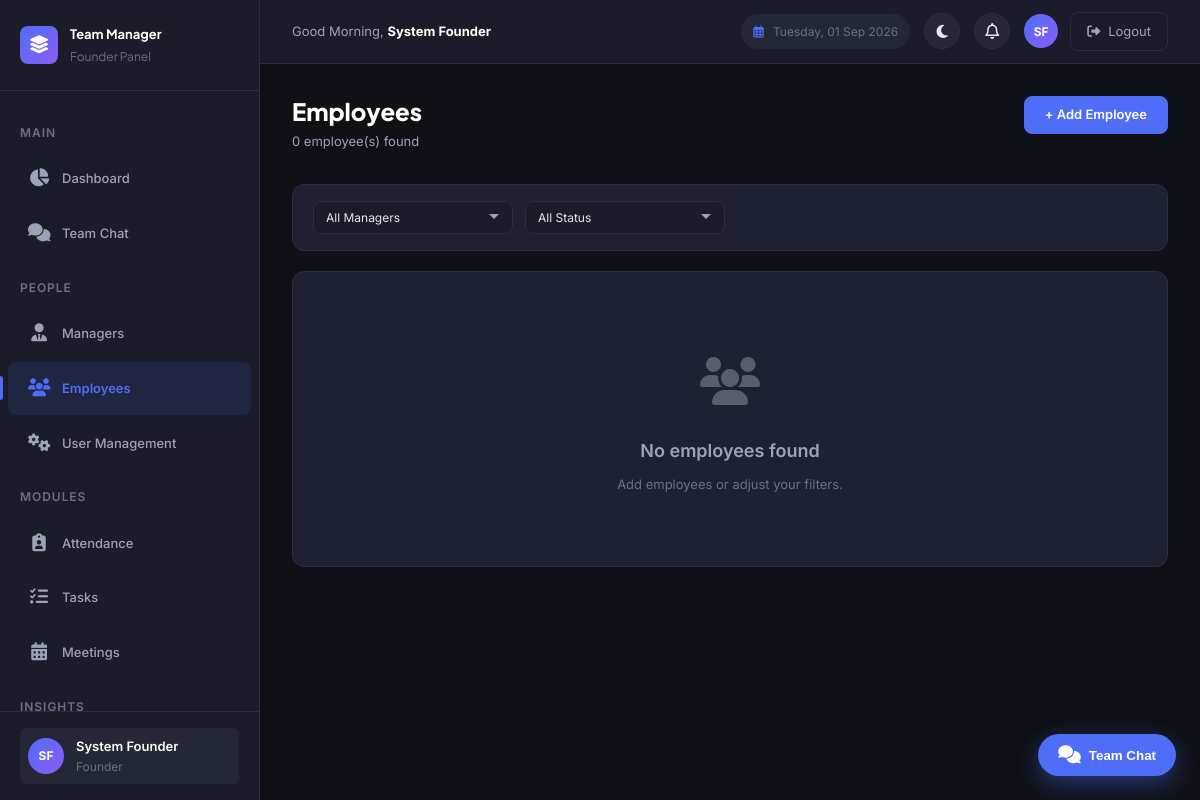
Before: /founder/employees.php (signed in) with the older database file.
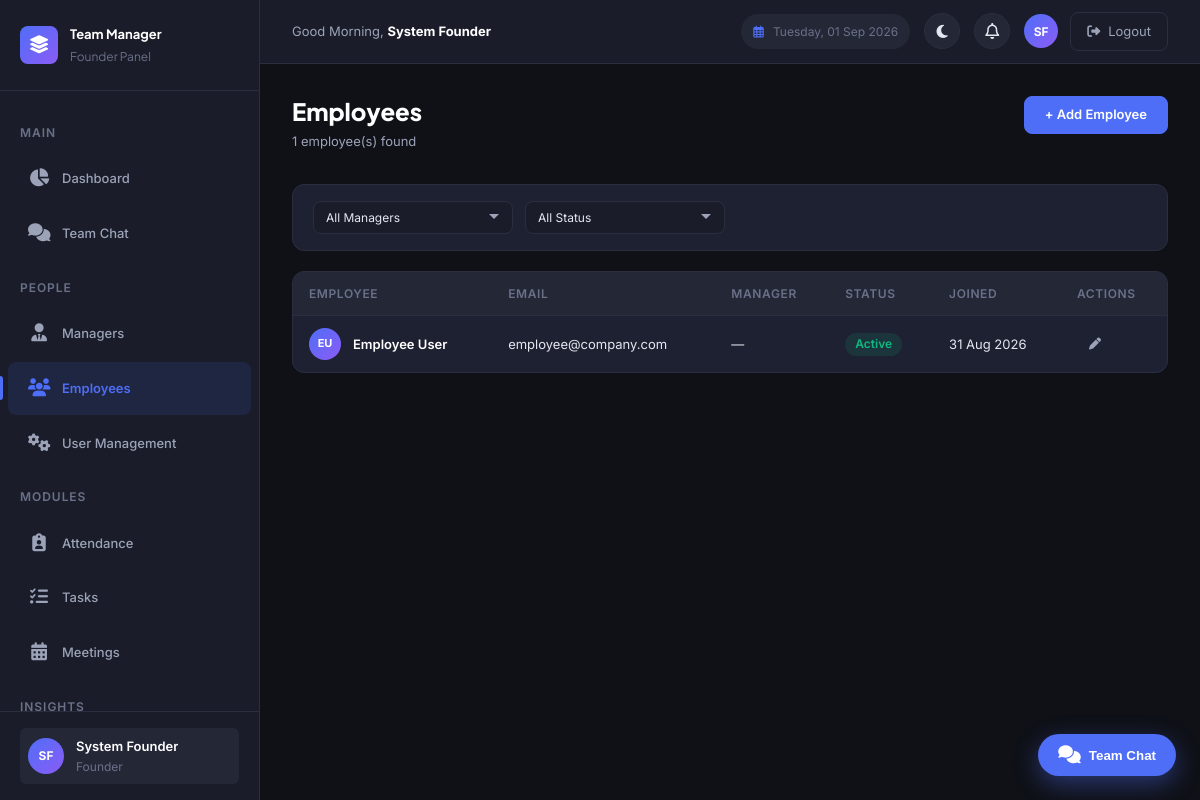
After: the same page with the newer database file.
### tables this page shows
CREATE TABLE `users` (
  `id` int NOT NULL AUTO_INCREMENT,
  `employee_id` varchar(50) DEFAULT NULL,
  `name` varchar(100) NOT NULL,
  `email` varchar(150) NOT NULL,
  `contact_no` varchar(20) DEFAULT NULL,
  `designation` varchar(100) DEFAULT NULL,
  `base_salary` decimal(10,2) NOT NULL DEFAULT '30000.00',
  `password` varchar(255) NOT NULL,
  `pin` varchar(255) DEFAULT NULL,
  `role` enum('founder','manager','hr','employee') NOT NULL DEFAULT 'employee',
  `manager_id` int DEFAULT NULL,
  `status` enum('active','inactive') NOT NULL DEFAULT 'active',
  `created_at` timestamp NULL DEFAULT CURRENT_TIMESTAMP,
  `updated_at` timestamp NULL DEFAULT CURRENT_TIMESTAMP ON UPDATE CURRENT_TIMESTAMP,
  PRIMARY KEY (`id`),
  UNIQUE KEY `uk_email` (`email`),
  UNIQUE KEY `uk_employee_id` (`employee_id`),
  KEY `idx_role` (`role`),
  KEY `idx_manager_id` (`manager_id`),
  KEY `idx_status` (`status`),
  CONSTRAINT `fk_users_manager` FOREIGN KEY (`manager_id`) REFERENCES `users` (`id`) ON DELETE SET NULL ON UPDATE CASCADE
);

### includes/functions.php (called while the page is built, shortened)
<?php
function e(mixed $value): string {
    return htmlspecialchars((string)$value, ENT_QUOTES, 'UTF-8');
}
function formatDate(?string $date, string $format = 'd M Y'): string {
    return date($format, strtotime($date));
}
function userStatusBadge(string $status): string {
    return match($status) {
        USER_ACTIVE   => 'badge-success',
        USER_INACTIVE => 'badge-danger',
        default       => 'badge-secondary'
    };
}
function getInitials(string $name): string {
    $parts = explode(' ', trim($name));
    $initials = '';
    foreach (array_slice($parts, 0, 2) as $part) {
        $initials .= strtoupper(mb_substr($part, 0, 1));
    }
    return $initials ?: '?';
}

### founder/employees.php (the view, shortened to what this page needs)
<?php
require_once __DIR__ . '/../includes/functions.php';
$db = getDB();
$where = ["u.role = 'employee'"];
$params = [];
$whereClause = implode(' AND ', $where);
$stmt = $db->prepare("
    SELECT u.*, m.name AS manager_name
    FROM users u
    LEFT JOIN users m ON u.manager_id = m.id
    WHERE {$whereClause}
    ORDER BY u.status ASC, u.name ASC
");
$stmt->execute($params);
$employees = $stmt->fetchAll();
include __DIR__ . '/../includes/header.php';
?>
<div class="page-header">
    <div>
        <h1 class="page-title">Employees</h1>
        <p class="page-subtitle"><?php echo count($employees); ?> employee(s) found</p>
    </div>
    <div class="page-header-actions">
        <a href="<?php echo BASE_URL; ?>/founder/user-management.php?action=add&role=employee" class="btn btn-primary">+ Add Employee</a>
    </div>
</div>
<form method="GET" class="filter-bar">
    <select name="manager_id" class="form-select" onchange="this.form.submit()">
        <option value="">All Managers</option>
    </select>
    <select name="status" class="form-select" onchange="this.form.submit()">
        <option value="">All Status</option>
    </select>
</form>
<?php if (empty($employees)): ?>
    <div class="card">
        <div class="empty-state">
            <div class="empty-state-icon"><i class="fa-solid fa-users"></i></div>
            <div class="empty-state-title">No employees found</div>
            <div class="empty-state-text">Add employees or adjust your filters.</div>
        </div>
    </div>
<?php else: ?>
    <div class="table-container">
        <table class="data-table">
            <thead>
                <tr>
                    <th>Employee</th>
                    <th>Email</th>
                    <th>Manager</th>
                    <th>Status</th>
                    <th>Joined</th>
                    <th>Actions</th>
                </tr>
            </thead>
            <tbody>
                <?php foreach ($employees as $emp): ?>
                    <tr>
                        <td>
                            <div class="table-user">
                                <div class="table-user-avatar"><?php echo e(getInitials($emp['name'])); ?></div>
                                <div>
                                    <div class="table-user-name"><?php echo e($emp['name']); ?></div>
                                </div>
                            </div>
                        </td>
                        <td><?php echo e($emp['email']); ?></td>
                        <td><?php echo e($emp['manager_name'] ?? '—'); ?></td>
                        <td><span class="badge <?php echo userStatusBadge($emp['status']); ?>"><?php echo ucfirst(e($emp['status'])); ?></span></td>
                        <td><?php echo formatDate($emp['created_at']); ?></td>
                        <td>
                            <div class="table-actions">
                                <a href="<?php echo BASE_URL; ?>/founder/user-management.php?action=edit&id=<?php echo $emp['id']; ?>" class="btn btn-ghost btn-sm" title="Edit"><i class="fa-solid fa-pen"></i></a>
                            </div>
                        </td>
                    </tr>
                <?php endforeach; ?>
            </tbody>
        </table>
    </div>
<?php endif; ?>
<?php include __DIR__ . '/../includes/footer.php'; ?>

Changed rows visible on the page:
added users: name "EU", name "Employee User", email "employee@company.com", manager_name "—", status "Active", created_at "31 Aug 2026"
Other visible differences:
count($employees): "0" → "1"
text no longer shown: "No employees found Add employees or adjust your filters."
text now shown: "EMPLOYEE EMAIL MANAGER STATUS JOINED ACTIONS"
